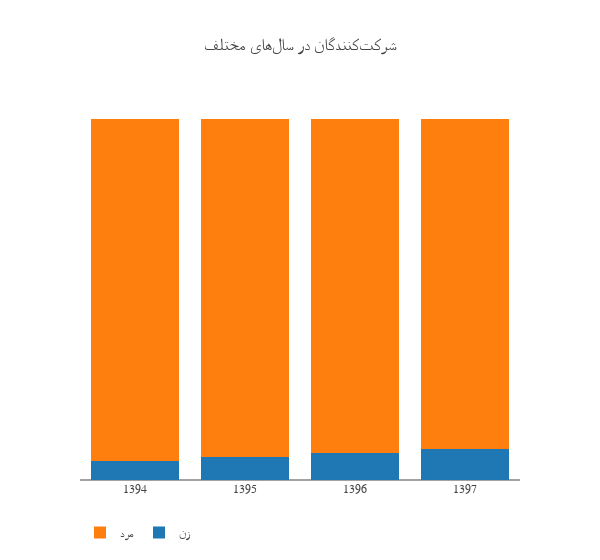

Source (notebook cell):
### Code cell
# Don't use this one

y3 = [round(x/(x+y)*100,1) for x, y in zip(y1, y2)]
y4 = [round(y/(x+y)*100,1) for x, y in zip(y1, y2)]


trace1 = go.Bar(
    x=df.survey_year.unique(),
    y=y3,
    name='زن'
)
trace2 = go.Bar(
    x=df.survey_year.unique(),
    y=y4,
    name='مرد'
)

data = [trace1, trace2]
layout = go.Layout(
    barmode='stack',
    title = 'شرکتکنندگان در سالهای مختلف',
  font=dict(family='Shabnam, Arial'),
  xaxis = dict(dtick=1),
  yaxis = dict(dtick=1000, tick0=500),
  legend=dict(orientation="h"),
  width = 600,
)

fig = dict(data=data, layout=layout)
iplot(fig)

### Figure 1 — Plotly figure (JSON) as saved in the notebook; plotly's stock layout.template omitted (floating-point values rounded to 4 significant figures)
{"data": [{"name": "زن", "type": "bar", "uid": "ae3bd643-aa85-490f-ab71-0d64b01d57c9", "x": [1394, 1395, 1396, 1397], "y": [5.4, 6.5, 7.4, 8.5]}, {"name": "مرد", "type": "bar", "uid": "cd83a458-5273-428f-b222-876b05a76b35", "x": [1394, 1395, 1396, 1397], "y": [94.6, 93.5, 92.6, 91.5]}], "layout": {"barmode": "stack", "font": {"family": "Shabnam, Arial"}, "legend": {"orientation": "h"}, "title": "شرکتکنندگان در سالهای مختلف", "width": 600, "xaxis": {"dtick": 1}, "yaxis": {"dtick": 1000, "tick0": 500}}}
